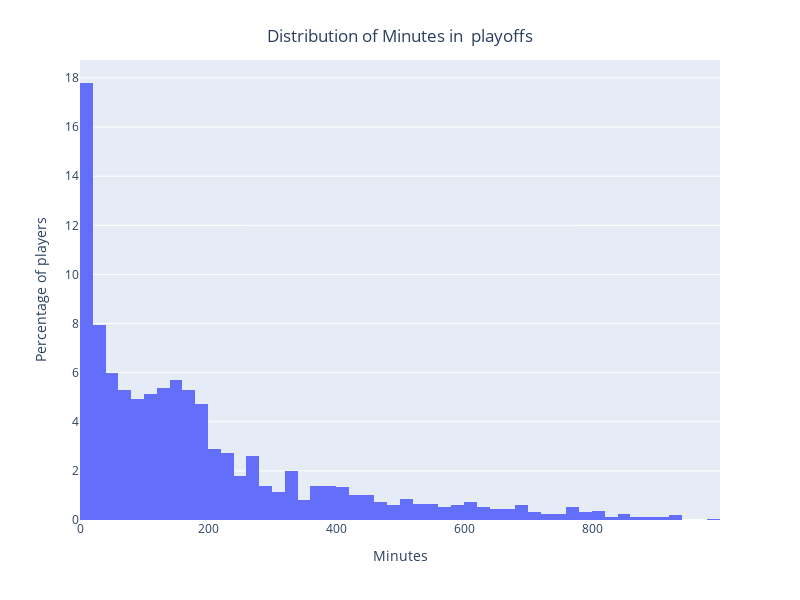

Notebook source saved alongside this figure:
### Code cell
fig = px.histogram(x=playoffs_df['MIN'],histnorm='percent')
fig.update_layout(height=600, width=800)
fig.update_xaxes(title_text='Minutes')
fig.update_yaxes(title_text='Percentage of players')
fig.update_layout(title_text='Distribution of Minutes in  playoffs', title_x=0.5, title_y=0.95)
fig.show()

### Figure 1 — Plotly figure (JSON) as saved in the notebook; plotly's stock layout.template omitted (floating-point values rounded to 4 significant figures; data arrays with more than 128 entries replaced by an {"elided": "..."} marker saying what was removed)
{"data": [{"alignmentgroup": "True", "bingroup": "x", "histnorm": "percent", "hovertemplate": "x=%{x}<br>percent=%{y}<extra></extra>", "legendgroup": "", "marker": {"color": "#636efa", "pattern": {"shape": ""}}, "name": "", "offsetgroup": "", "orientation": "v", "showlegend": false, "type": "histogram", "x": {"elided": "1950 int values"}, "xaxis": "x", "yaxis": "y"}], "layout": {"barmode": "relative", "height": 600, "legend": {"tracegroupgap": 0}, "margin": {"t": 60}, "title": {"text": "Distribution of Minutes in  playoffs", "x": 0.5, "y": 0.95}, "width": 800, "xaxis": {"anchor": "y", "autorange": true, "domain": [0, 1], "range": [-0.5, 999.5], "title": {"text": "Minutes"}, "type": "linear"}, "yaxis": {"anchor": "x", "autorange": true, "domain": [0, 1], "range": [0, 18.73], "title": {"text": "Percentage of players"}}}}
